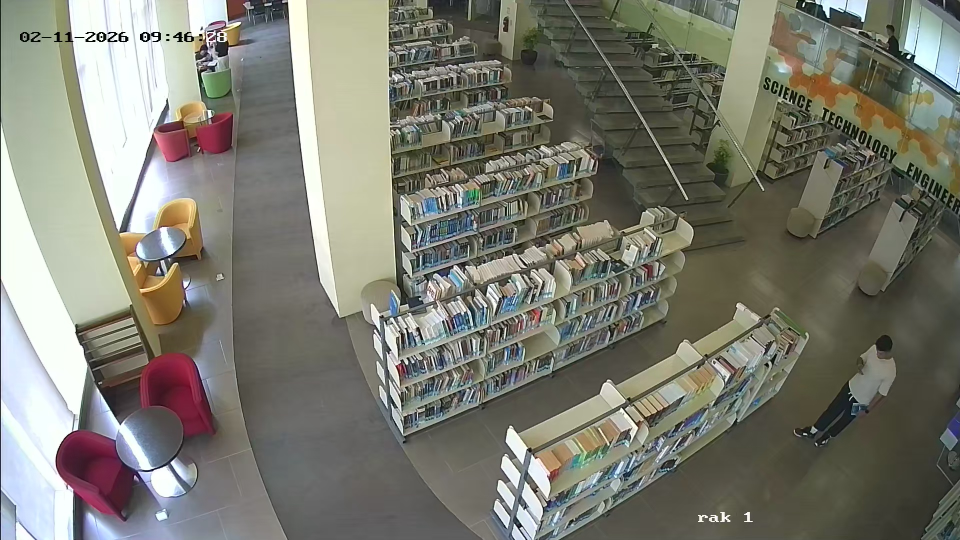
#> input picture config/empty_reference.jpg, 1920 x 1080 px (shown at 1/2 size)
$ python -i detector.py   (imports and definitions only)
#> lines starting #> are read from the running program, lines starting #| are printed output that depends on the picture
from dataclasses import dataclass
import os
from pathlib import Path
from typing import Any
import cv2
import numpy as np
import requests


PERSON_CLASS_ID = 0
BELONGING_CLASS_NAMES = {
    24: "backpack",
    26: "handbag",
    63: "laptop",
    73: "book",
}
CUSTOM_TARGET_LABELS = {"person", "belonging", *BELONGING_CLASS_NAMES.values()}
# Exclude chair (56) and dining table (60) so empty furniture never triggers occupancy.
TARGET_CLASS_IDS = [PERSON_CLASS_ID, *BELONGING_CLASS_NAMES.keys()]
DEFAULT_YOLO_IMGSZ = 960
DEFAULT_ROBOFLOW_MODEL_ID = "terra-yy9jm/prasmul-library-cv-6-rfdetr-nas-t1--b8c736"
ROBOFLOW_SERVERLESS_URL = "https://serverless.roboflow.com"


def resolve_m2_weights_path() -> Path | None:
    for candidate in (Path("best.pt"), Path("weights/m2_best.pt"), Path("weights/best.pt")):
        if candidate.exists():
            return candidate
#> further down, picture is the input picture: shape (1080, 1920, 3); mean B, G, R 112.6, 123.5, 123.3
    return None


DEFAULT_YOLO_MODEL = str(resolve_m2_weights_path() or "yolo11s.pt")


@dataclass(frozen=True)
class DetectedObject:
    class_id: int
    label: str
    confidence: float
    bbox: tuple[int, int, int, int]
    center: tuple[int, int]

    @property
    def is_person(self) -> bool:
        return self.class_id == PERSON_CLASS_ID or self.label == "person"

    # [14 lines left out: functions is_belonging, floor_point, not called in this run]


def apply_clahe_lighting(frame: np.ndarray) -> np.ndarray:
    lab = cv2.cvtColor(frame, cv2.COLOR_BGR2LAB)
#> lab: shape (1080, 1920, 3); mean of channels 0, 1, 2 129.2, 126.1, 134.2
    l_channel, a_channel, b_channel = cv2.split(lab)
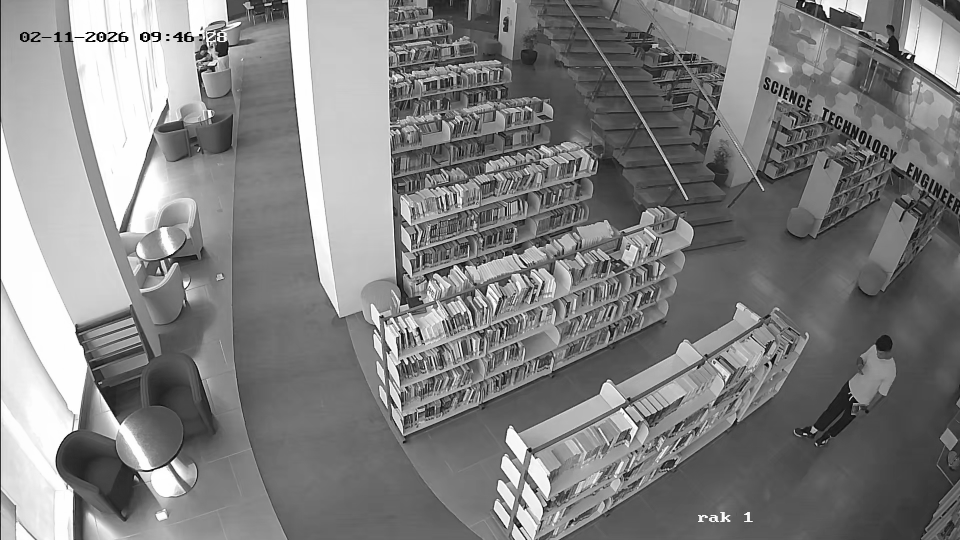
#> l_channel: shape (1080, 1920) (shown at 1/2 size); min 0, max 255, mean 129.2
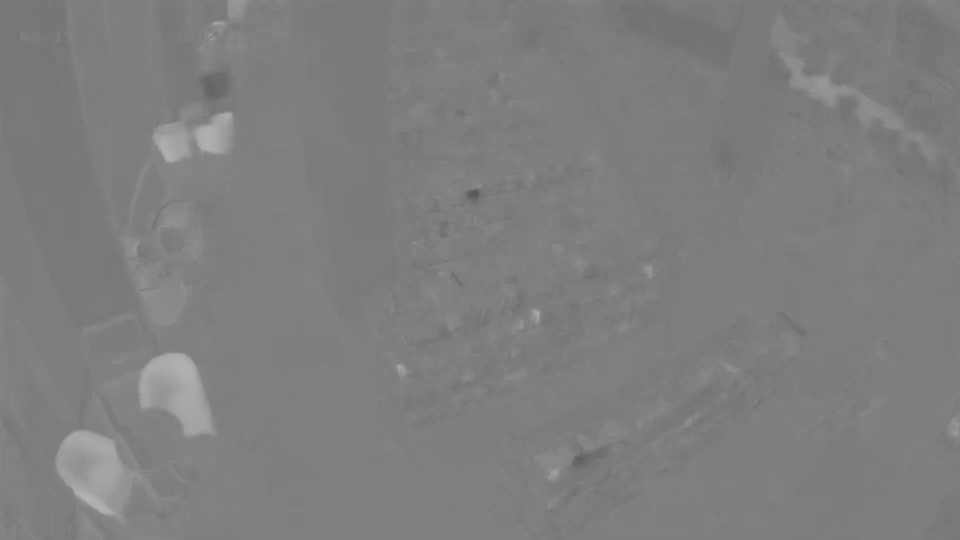
#> a_channel: shape (1080, 1920) (shown at 1/2 size); min 85, max 180, mean 126.1
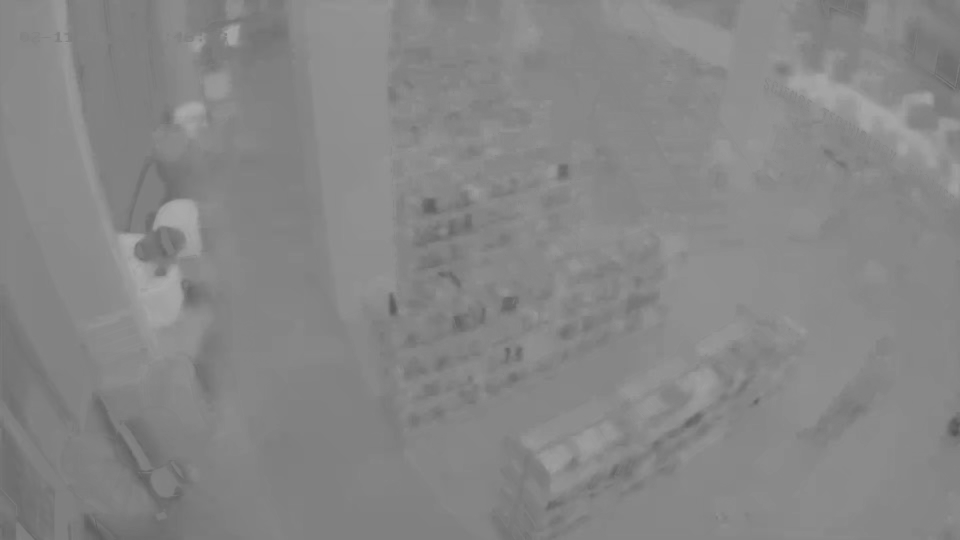
#> b_channel: shape (1080, 1920) (shown at 1/2 size); min 83, max 173, mean 134.2
    clahe = cv2.createCLAHE(clipLimit=2.0, tileGridSize=(8, 8))
    enhanced_l = clahe.apply(l_channel)
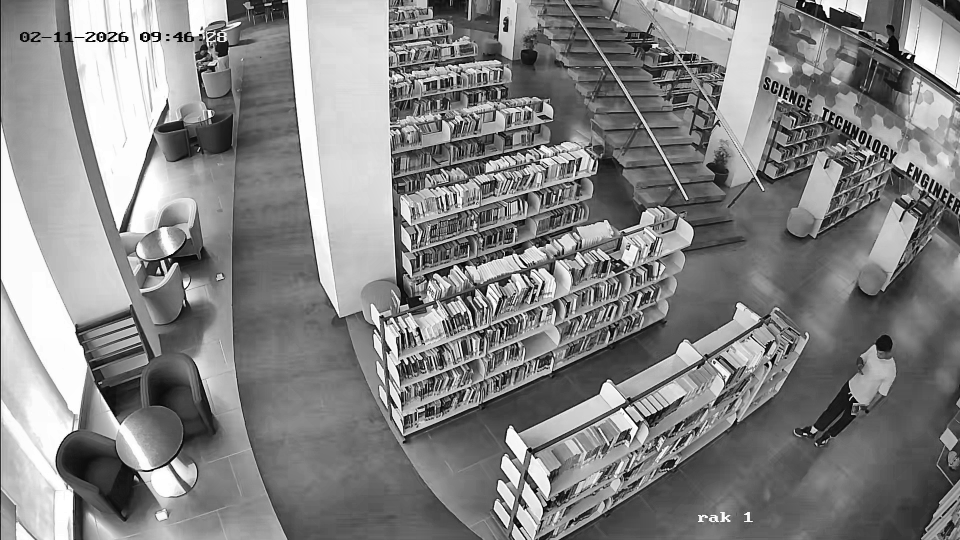
#> enhanced_l: shape (1080, 1920) (shown at 1/2 size); min 0, max 255, mean 132.5
    merged = cv2.merge((enhanced_l, a_channel, b_channel))
#> merged: shape (1080, 1920, 3); mean of channels 0, 1, 2 132.5, 126.1, 134.2
    return cv2.cvtColor(merged, cv2.COLOR_LAB2BGR)
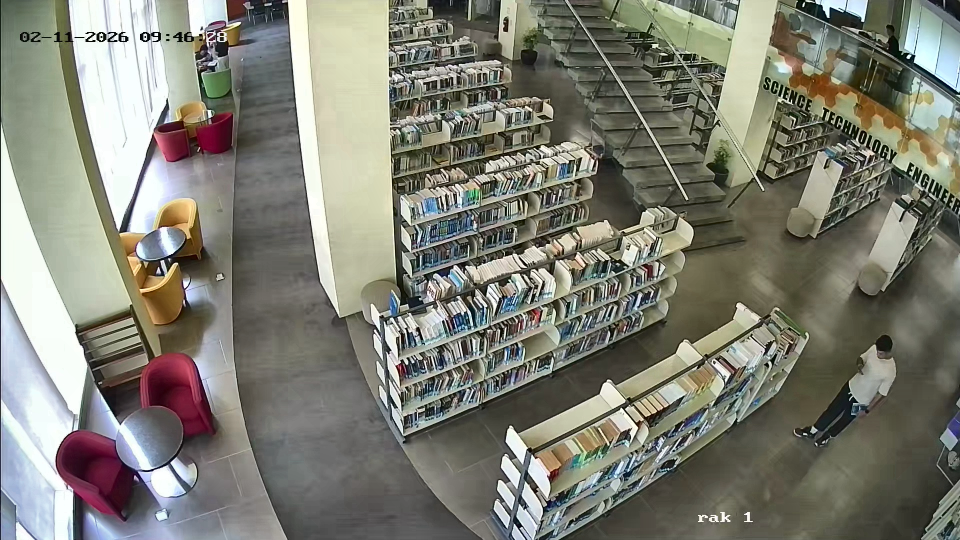
#> returned value: shape (1080, 1920, 3) (shown at 1/2 size); mean B, G, R 116.3, 127.3, 127


# [221 lines left out: functions letterbox_resize, load_yolo_model, unscale_letterbox_coords, resolve_target_class_ids, parse_single_box, detect_library_objects and 3 more, not called in this run]

>>> import cv2
>>> picture = cv2.imread('../config/empty_reference.jpg')
>>> result = apply_clahe_lighting(picture)
